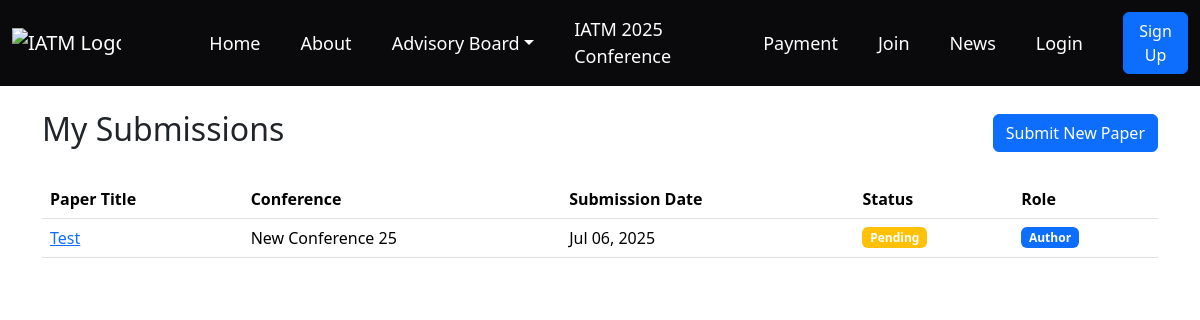
/submissions/ (signed in), run on the app's committed database.
### submissions/models.py (models this page shows, shortened)
class Submissions(models.Model):
    membership = models.ForeignKey(Membership, on_delete=models.CASCADE, related_name='submissions')
    co_authors = models.ManyToManyField(CustomUser, related_name='co_authored_submissions')
    paper_title = models.CharField(max_length=255)
    submission_date = models.DateTimeField(auto_now_add=True)
    file = models.FileField(upload_to='submissions/')
    status = models.CharField(max_length=255, choices=Status.choices, default=Status.PENDING)
    class Meta:
        unique_together = ('membership', 'paper_title')
        ordering = ['-submission_date']

### membership/models.py (models this page shows, shortened)
class Membership(models.Model):
    user = models.ForeignKey(CustomUser, on_delete=models.CASCADE, related_name='memberships')
    conference = models.ForeignKey(Conference, on_delete=models.CASCADE, related_name='memberships')
    role1 = models.CharField(max_length=50, choices=Role.choices, default=Role.AUTHOR)
    role2 = models.CharField(max_length=50, choices=Role.choices, default=Role.NA)
    is_paid = models.BooleanField(default=False)
    status = models.CharField(max_length=50, choices=Status.choices, default=Status.PENDING)
    created_at = models.DateTimeField(auto_now_add=True)
    class Meta:
        unique_together = ('user', 'conference')

### conference/models.py (models this page shows, shortened)
class Conference(models.Model):
    conference_name = models.CharField(max_length=255, unique=True)
    conference_description = models.TextField()
    start_date = models.DateField()
    end_date = models.DateField()
    location = models.CharField(max_length=255)
    created_at = models.DateTimeField(auto_now_add=True)
    slug = models.SlugField(max_length=255, blank=True, null=True, unique=True)
    class Meta:
        verbose_name = "Conference"
        verbose_name_plural = "Conferences"
        ordering = ['start_date']

### submissions/views.py (the view)
# urls.py: path('', views.submission_list, name='submission_list'),
@login_required
def submission_list(request):
    author_submissions = Submissions.objects.filter(membership__user=request.user)
    coauthor_submissions = Submissions.objects.filter(co_authors=request.user)
    all_submissions = (author_submissions | coauthor_submissions).distinct().order_by('-submission_date')
    return render(request, 'submissions/submission_list.html', {
        'author_submissions': author_submissions,
        'coauthor_submissions': coauthor_submissions,
        'all_submissions': all_submissions,
    })

### submissions/templates/submissions/submission_list.html (shortened to what this page needs)
{% extends 'base.html' %}
{% block content %}
<div class="container mt-4">
    <div class="d-flex justify-content-between align-items-center mb-4">
        <h2>My Submissions</h2>
        <a href="{% url 'conference_list' %}" class="btn btn-primary">
            Submit New Paper
        </a>
    </div>
    <div class="table-responsive">
        <table class="table table-hover">
            <thead>
                <tr>
                    <th>Paper Title</th>
                    <th>Conference</th>
                    <th>Submission Date</th>
                    <th>Status</th>
                    <th>Role</th>
                </tr>
            </thead>
            <tbody>
                {% for submission in all_submissions %}
                <tr>
                    <td><a href="{% url 'submission_detail' pk=submission.pk %}">{{ submission.paper_title }}</a></td>
                    <td>{{ submission.membership.conference.conference_name }}</td>
                    <td>{{ submission.submission_date|date:"M d, Y" }}</td>
                    <td>
                        {% if submission.status == 'Pending' %}
                            <span class="badge bg-warning">Pending</span>
                        {% elif submission.status == 'Accepted' %}
                            <span class="badge bg-success">Accepted</span>
                        {% elif submission.status == 'Rejected' %}
                            <span class="badge bg-danger">Rejected</span>
                        {% elif submission.status == 'Withdrawn' %}
                            <span class="badge bg-secondary">Withdrawn</span>
                        {% else %}
                            <span class="badge bg-info">{{ submission.status }}</span>
                        {% endif %}
                    </td>
                    <td>
                        {% if submission.co_authors.exists %}
                            <span class="badge bg-info">Co-Author</span>
                        {% else %}
                            <span class="badge bg-primary">Author</span>
                        {% endif %}
                    </td>
                </tr>
                {% endfor %}
            </tbody>
        </table>
    </div>
</div>
{% endblock %}

### static/css/base_style.css (style rules this page uses)
html { font-family: 'Roboto', sans-serif; }

### data on the page
Submissions: paper_title "Test", membership.conference.conference_name "New Conference 25", submission_date "Jul 06, 2025", status "Pending", shows "Author"
